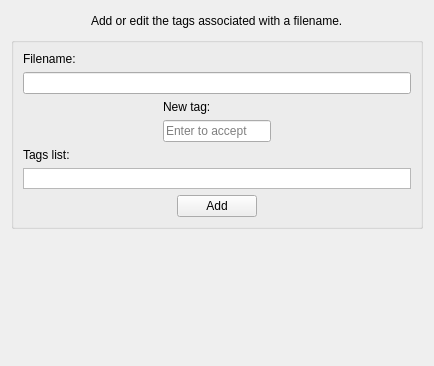
<?xml version="1.0" encoding="UTF-8"?>
<ui version="4.0">
 <class>EditPage</class>
 <widget class="QWidget" name="EditPage">
  <property name="geometry">
   <rect>
    <x>0</x>
    <y>0</y>
    <width>434</width>
    <height>366</height>
   </rect>
  </property>
  <property name="windowTitle">
   <string>Form</string>
  </property>
  <layout class="QVBoxLayout" name="verticalLayout_3">
   <item>
    <layout class="QHBoxLayout" name="horizontalLayout_4">
     <item>
      <spacer name="horizontalSpacer_5">
       <property name="orientation">
        <enum>Qt::Horizontal</enum>
       </property>
       <property name="sizeHint" stdset="0">
        <size>
         <width>40</width>
         <height>20</height>
        </size>
       </property>
      </spacer>
     </item>
     <item>
      <widget class="QLabel" name="titleLabel">
       <property name="text">
        <string>Add or edit the tags associated with a filename.</string>
       </property>
      </widget>
     </item>
     <item>
      <spacer name="horizontalSpacer_6">
       <property name="orientation">
        <enum>Qt::Horizontal</enum>
       </property>
       <property name="sizeHint" stdset="0">
        <size>
         <width>40</width>
         <height>20</height>
        </size>
       </property>
      </spacer>
     </item>
    </layout>
   </item>
   <item>
    <widget class="QGroupBox" name="groupBox">
     <property name="title">
      <string/>
     </property>
     <layout class="QVBoxLayout" name="verticalLayout_2">
      <item>
       <widget class="QLabel" name="label_2">
        <property name="text">
         <string>Filename:</string>
        </property>
       </widget>
      </item>
      <item>
       <layout class="QHBoxLayout" name="horizontalLayout_3">
        <item>
         <widget class="QLineEdit" name="lineEdit">
          <property name="placeholderText">
           <string/>
          </property>
         </widget>
        </item>
       </layout>
      </item>
      <item>
       <layout class="QHBoxLayout" name="horizontalLayout">
        <item>
         <spacer name="horizontalSpacer">
          <property name="orientation">
           <enum>Qt::Horizontal</enum>
          </property>
          <property name="sizeHint" stdset="0">
           <size>
            <width>40</width>
            <height>20</height>
           </size>
          </property>
         </spacer>
        </item>
        <item>
         <layout class="QVBoxLayout" name="verticalLayout">
          <item>
           <widget class="QLabel" name="label_3">
            <property name="text">
             <string>New tag:</string>
            </property>
           </widget>
          </item>
          <item>
           <widget class="TagLineEdit" name="tagEdit">
            <property name="sizePolicy">
             <sizepolicy hsizetype="Fixed" vsizetype="Fixed">
              <horstretch>0</horstretch>
              <verstretch>0</verstretch>
             </sizepolicy>
            </property>
            <property name="placeholderText">
             <string>Enter to accept</string>
            </property>
           </widget>
          </item>
         </layout>
        </item>
        <item>
         <spacer name="horizontalSpacer_2">
          <property name="orientation">
           <enum>Qt::Horizontal</enum>
          </property>
          <property name="sizeHint" stdset="0">
           <size>
            <width>40</width>
            <height>20</height>
           </size>
          </property>
         </spacer>
        </item>
       </layout>
      </item>
      <item>
       <widget class="QLabel" name="label">
        <property name="text">
         <string>Tags list:</string>
        </property>
       </widget>
      </item>
      <item>
       <widget class="TagListWidget" name="tagList">
        <property name="sizePolicy">
         <sizepolicy hsizetype="Expanding" vsizetype="Fixed">
          <horstretch>0</horstretch>
          <verstretch>0</verstretch>
         </sizepolicy>
        </property>
        <property name="maximumSize">
         <size>
          <width>16777215</width>
          <height>21</height>
         </size>
        </property>
        <property name="layoutDirection">
         <enum>Qt::LeftToRight</enum>
        </property>
        <property name="flow">
         <enum>QListView::LeftToRight</enum>
        </property>
       </widget>
      </item>
      <item>
       <layout class="QHBoxLayout" name="horizontalLayout_2">
        <item>
         <spacer name="horizontalSpacer_3">
          <property name="orientation">
           <enum>Qt::Horizontal</enum>
          </property>
          <property name="sizeHint" stdset="0">
           <size>
            <width>40</width>
            <height>20</height>
           </size>
          </property>
         </spacer>
        </item>
        <item>
         <widget class="QPushButton" name="pushButton">
          <property name="text">
           <string>Add</string>
          </property>
         </widget>
        </item>
        <item>
         <spacer name="horizontalSpacer_4">
          <property name="orientation">
           <enum>Qt::Horizontal</enum>
          </property>
          <property name="sizeHint" stdset="0">
           <size>
            <width>40</width>
            <height>20</height>
           </size>
          </property>
         </spacer>
        </item>
       </layout>
      </item>
     </layout>
    </widget>
   </item>
   <item>
    <spacer name="verticalSpacer">
     <property name="orientation">
      <enum>Qt::Vertical</enum>
     </property>
     <property name="sizeHint" stdset="0">
      <size>
       <width>20</width>
       <height>131</height>
      </size>
     </property>
    </spacer>
   </item>
  </layout>
 </widget>
 <customwidgets>
  <customwidget>
   <class>TagLineEdit</class>
   <extends>QLineEdit</extends>
   <header>taglineedit.h</header>
  </customwidget>
  <customwidget>
   <class>TagListWidget</class>
   <extends>QListWidget</extends>
   <header>taglistwidget.h</header>
  </customwidget>
 </customwidgets>
 <resources/>
 <connections/>
</ui>
